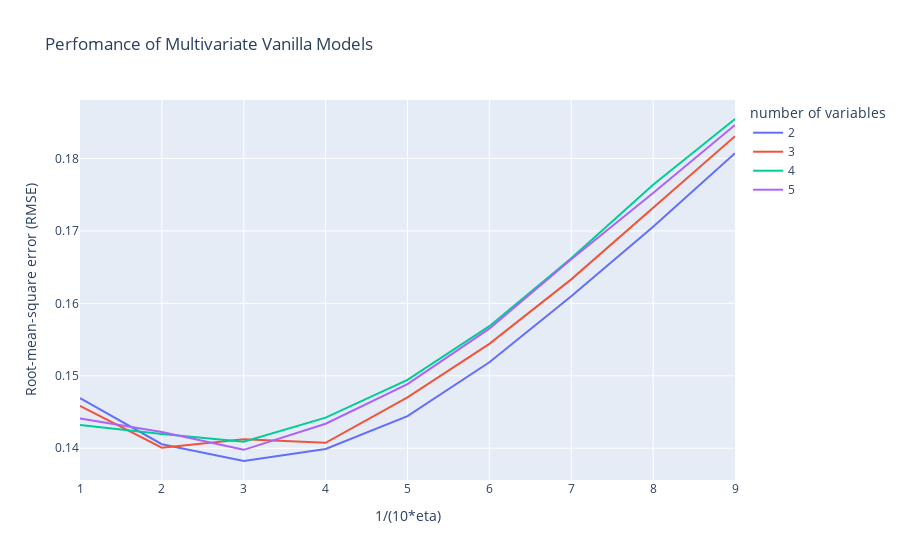

Write notebook code for a chart like this one.
### Code cell
### Testing Multivariate with 5 Features Producting lowest RMSE, by rank
ranked_x = ["in_spotify_charts", "in_apple_charts", "bpm", "speechiness", "in_deezer_charts"]

def XGB(df, x, y, eta):
    xgb = XGBRegressor(learning_rate = eta)
    x_train, x_test, y_train, y_test = train_test_split(
        df[x], 
        df[y], 
        test_size = 0.33, 
        random_state = 42
    )
    xgb.fit(x_train, y_train)
    y_head = xgb.predict(x_test)

    return MSE(y_test, y_head) ** 0.5 #RMSE
    # does not use r2 score with xgb cause it cannot compare how good the parameter in predicting the unseen

RMSE_res = {}

for col in range(2,len(ranked_x)+1):
    rmses = []
    range_eta = range(1,10)
    for e in range_eta:
        rmse = XGB(df_normalised, ranked_x[:col], "streams", 1/(10*e))
        rmses.append(rmse)
    RMSE_res[col] = rmses

err_metrics = pd.DataFrame(data=RMSE_res)
err_metrics['e'] = list(range_eta)

# generate a graph to display RMSE values for each variable
fig = px.line(err_metrics, x='e', y=err_metrics.columns,
             labels = {'e':'1/(10*eta)',
                       'value':'Root-mean-square error (RMSE)',
                       'variable':'number of variables'},
             title = 'Perfomance of Multivariate Vanilla Models')

fig.update_layout(yaxis_tickformat = '')
fig.show()

### Figure 1 — Plotly figure (JSON) as saved in the notebook; plotly's stock layout.template omitted (floating-point values rounded to 4 significant figures)
{"data": [{"hovertemplate": "number of variables=2<br>1/(10*eta)=%{x}<br>Root-mean-square error (RMSE)=%{y}<extra></extra>", "legendgroup": "2", "line": {"color": "#636efa", "dash": "solid"}, "marker": {"symbol": "circle"}, "mode": "lines", "name": "2", "orientation": "v", "showlegend": true, "type": "scatter", "x": [1, 2, 3, 4, 5, 6, 7, 8, 9], "xaxis": "x", "y": [0.1469, 0.1406, 0.1382, 0.1399, 0.1444, 0.1519, 0.161, 0.1706, 0.1807], "yaxis": "y"}, {"hovertemplate": "number of variables=3<br>1/(10*eta)=%{x}<br>Root-mean-square error (RMSE)=%{y}<extra></extra>", "legendgroup": "3", "line": {"color": "#EF553B", "dash": "solid"}, "marker": {"symbol": "circle"}, "mode": "lines", "name": "3", "orientation": "v", "showlegend": true, "type": "scatter", "x": [1, 2, 3, 4, 5, 6, 7, 8, 9], "xaxis": "x", "y": [0.1459, 0.1401, 0.1412, 0.1407, 0.147, 0.1544, 0.1633, 0.1732, 0.1831], "yaxis": "y"}, {"hovertemplate": "number of variables=4<br>1/(10*eta)=%{x}<br>Root-mean-square error (RMSE)=%{y}<extra></extra>", "legendgroup": "4", "line": {"color": "#00cc96", "dash": "solid"}, "marker": {"symbol": "circle"}, "mode": "lines", "name": "4", "orientation": "v", "showlegend": true, "type": "scatter", "x": [1, 2, 3, 4, 5, 6, 7, 8, 9], "xaxis": "x", "y": [0.1432, 0.142, 0.1409, 0.1442, 0.1494, 0.1569, 0.1662, 0.1764, 0.1854], "yaxis": "y"}, {"hovertemplate": "number of variables=5<br>1/(10*eta)=%{x}<br>Root-mean-square error (RMSE)=%{y}<extra></extra>", "legendgroup": "5", "line": {"color": "#ab63fa", "dash": "solid"}, "marker": {"symbol": "circle"}, "mode": "lines", "name": "5", "orientation": "v", "showlegend": true, "type": "scatter", "x": [1, 2, 3, 4, 5, 6, 7, 8, 9], "xaxis": "x", "y": [0.1441, 0.1422, 0.1398, 0.1434, 0.1489, 0.1565, 0.1661, 0.1752, 0.1846], "yaxis": "y"}], "layout": {"legend": {"title": {"text": "number of variables"}, "tracegroupgap": 0}, "title": {"text": "Perfomance of Multivariate Vanilla Models"}, "xaxis": {"anchor": "y", "domain": [0, 1], "title": {"text": "1/(10*eta)"}}, "yaxis": {"anchor": "x", "domain": [0, 1], "tickformat": "", "title": {"text": "Root-mean-square error (RMSE)"}}}}
